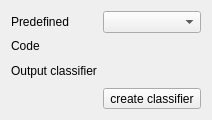
          <widget class="QWidget" name="tab_19">
           <attribute name="title">
            <string>Classifier</string>
           </attribute>
           <layout class="QFormLayout" name="formLayout_12">
            <item row="1" column="0">
             <widget class="QLabel" name="label_55">
              <property name="text">
               <string>Predefined</string>
              </property>
             </widget>
            </item>
            <item row="1" column="1">
             <widget class="QComboBox" name="mComboClassifier">
              <property name="sizePolicy">
               <sizepolicy hsizetype="Preferred" vsizetype="Preferred">
                <horstretch>0</horstretch>
                <verstretch>0</verstretch>
               </sizepolicy>
              </property>
             </widget>
            </item>
            <item row="2" column="0">
             <widget class="QLabel" name="label_57">
              <property name="text">
               <string>Code</string>
              </property>
             </widget>
            </item>
            <item row="4" column="0">
             <widget class="QLabel" name="label_56">
              <property name="text">
               <string>Output classifier</string>
              </property>
             </widget>
            </item>
            <item row="4" column="1">
             <layout class="QHBoxLayout" name="horizontalLayout_33">
              <item>
               <widget class="QgsFileWidget" name="mFileClassifier">
                <property name="sizePolicy">
                 <sizepolicy hsizetype="Preferred" vsizetype="Preferred">
                  <horstretch>2</horstretch>
                  <verstretch>0</verstretch>
                 </sizepolicy>
                </property>
                <property name="filter">
                 <string>*.pkl</string>
                </property>
                <property name="storageMode">
                 <enum>QgsFileWidget::SaveFile</enum>
                </property>
                <property name="relativeStorage">
                 <enum>QgsFileWidget::RelativeDefaultPath</enum>
                </property>
               </widget>
              </item>
              <item>
               <widget class="QToolButton" name="mViewClassifier">
                <property name="toolTip">
                 <string/>
                </property>
                <property name="text">
                 <string/>
                </property>
                <property name="icon">
                 <iconset>
                  <normaloff>:/qt-project.org/styles/commonstyle/images/filecontents-128.png</normaloff>:/qt-project.org/styles/commonstyle/images/filecontents-128.png</iconset>
                </property>
                <property name="iconSize">
                 <size>
                  <width>16</width>
                  <height>16</height>
                 </size>
                </property>
                <property name="toolButtonStyle">
                 <enum>Qt::ToolButtonIconOnly</enum>
                </property>
                <property name="autoRaise">
                 <bool>true</bool>
                </property>
               </widget>
              </item>
             </layout>
            </item>
            <item row="5" column="1">
             <widget class="QToolButton" name="mRunCreateClassifier">
              <property name="text">
               <string>create classifier</string>
              </property>
              <property name="icon">
               <iconset>
                <normaloff>:/images/themes/default/processingAlgorithm.svg</normaloff>:/images/themes/default/processingAlgorithm.svg</iconset>
              </property>
              <property name="toolButtonStyle">
               <enum>Qt::ToolButtonTextBesideIcon</enum>
              </property>
             </widget>
            </item>
            <item row="2" column="1">
             <widget class="CodeEditWidget" name="mCodeClassifier" native="true">
              <property name="sizePolicy">
               <sizepolicy hsizetype="Expanding" vsizetype="Expanding">
                <horstretch>1</horstretch>
                <verstretch>1</verstretch>
               </sizepolicy>
              </property>
             </widget>
            </item>
           </layout>
          </widget>
